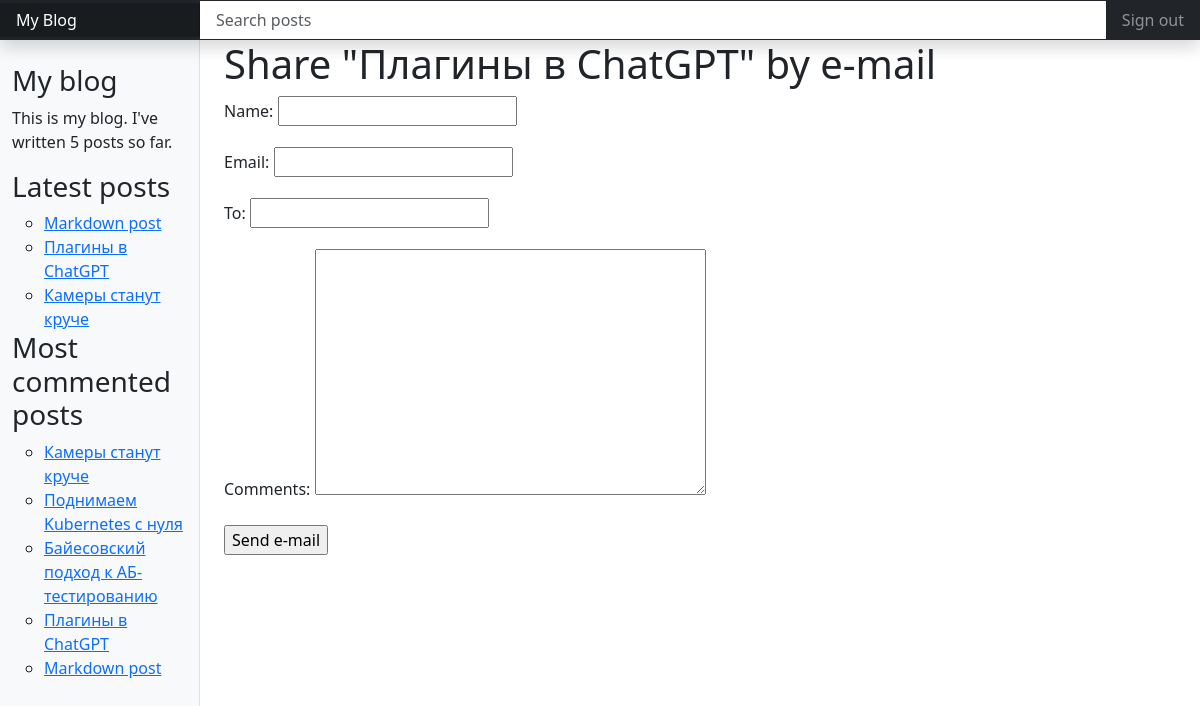
/blog/5/share/, run on the app's committed database.
### blog/models.py (models this page shows, shortened)
class Post(models.Model):
    STATUS_CHOICES = (
        ('draft', 'Draft'),
        ('published', 'Published'),
    )
    title = models.CharField(max_length=250)
    slug = models.SlugField(max_length=250, unique_for_date='publish')
    author = models.ForeignKey(User, on_delete=models.CASCADE, related_name='blog_posts')
    body = models.TextField()
    publish = models.DateTimeField(default=timezone.now)
    created = models.DateTimeField(auto_now_add=True)
    updated = models.DateTimeField(auto_now=True)
    status = models.CharField(max_length=10, choices=STATUS_CHOICES, default='draft')
    tags = TaggableManager()
    class Meta:
        ordering = ('-publish',)
    def get_absolute_url(self):
        return reverse('blog:post_detail',
                       args=[self.publish.year,
                             self.publish.strftime('%m'),
                             self.publish.strftime('%d'),
                             self.slug])

### blog/views.py (the view)
# urls.py: path('<post_id>/share/', post_share, name='post_share'),
def post_share(request, post_id):
    post = get_object_or_404(Post, id=post_id, status='published')
    sent = False
    if request.method == 'POST':
        form = EmailPostForm(request.POST)
        if form.is_valid():
            cd = form.cleaned_data
            post_url = request.build_absolute_uri(post.get_absolute_url())
            subject = f"{cd['name']} ({cd['email']}) recommends you reading \"{post.title}\""
            message = f"Read '{post.title}' at {post_url}\n\n{cd['name']}\'s comments: {cd['comments']}"
            send_mail(subject, message, 'axkxd@myblog.com',[cd['to']])
            sent = True
    else:
        form = EmailPostForm()
    context = {
        'post': post,
        'form': form,
        'sent': sent,
        }
    return render(request, 'blog/post/share.html', context)

### blog/forms.py
class EmailPostForm(forms.Form):
    name = forms.CharField(max_length=25)
    email = forms.EmailField()
    to = forms.EmailField()
    comments = forms.CharField(required=False, widget=forms.Textarea)

### blog/templatetags/blog_tags.py (called while the page is built)
@register.simple_tag
def total_posts():
    return Post.objects.filter(status='published').count()

@register.inclusion_tag('blog/post/latest_posts.html')
def show_latest_posts(count=5):
    latest_posts = Post.objects.filter(status='published').order_by('-publish')[:count]
    return {'latest_posts': latest_posts}

@register.simple_tag
def get_most_commented_posts(count=5):
    return Post.objects.filter(status='published').annotate(total_comments=Count('comments')).order_by('-total_comments')[:count]

### blog/templates/blog/post/share.html (shortened to what this page needs)
{% extends "blog/base.html" %}
{% block content %}
    {% if sent %}
        <h1>E-mail successfully sent</h1>
        <p>
            "{{ post.title }}" was successfully sent to "{{ form.cleaned_data.to }}".
        </p>
    {% else %}
        <h1>Share "{{ post.title }}" by e-mail</h1>
        <form action="." method="post">
            {{ form.as_p }}
            <input type="submit" value="Send e-mail">
        </form>
    {% endif %}
{% endblock %}

### blog/templates/blog/base.html (shortened to what this page needs)
{% load blog_tags %}
<!DOCTYPE html>
<html lang="ru">
<head>
    <link rel="stylesheet" href="https://cdn.jsdelivr.net/npm/bootstrap@4.6.2/dist/css/bootstrap.min.css">
    {% load static %}
    <link rel="stylesheet" href="{% static 'css/blog.css' %}">
</head>
<body>
    <header class="navbar navbar-dark sticky-top bg-dark flex-md-nowrap p-0 shadow">
        <a class="navbar-brand col-md-3 col-lg-2 me-0 px-3 fs-6" href="#">My Blog</a>
        <input class="form-control form-control-dark w-100 rounded-0 border-0" type="text" placeholder="Search posts" aria-label="Search">
        <div class="navbar-nav">
            <div class="nav-item text-nowrap">
            <a class="nav-link px-3" href="#">Sign out</a>
            </div>
        </div>
    </header>
    <div class="container-fluid">
        <div class="row">
            <nav id="sidebarMenu" class="col-md-3 col-lg-2 d-md-block bg-body-tertiary sidebar collapse">
                <div class="position-sticky pt-3 sidebar-sticky">
                    <ul class="nav flex-column">
                        <h3>My blog</h3>
                        <p>This is my blog. I've written {% total_posts %} posts so far.</p>
                        <h3>Latest posts</h3>
                        {% show_latest_posts 3 %}
                        <h3>Most commented posts</h3>
                        {% get_most_commented_posts as most_commented_posts %}
                        <ul>
                            {% for post in most_commented_posts %}
                            <li>
                                <a href="{{ post.get_absolute_url }}">{{ post.title }}</a>
                            </li>
                            {% endfor %}
                        </ul>
                    </ul>
                </div>
            </nav>
        </div>
    </div>
    <main class="col-md-9 ms-sm-auto col-lg-10 px-md-4">
        {% block content %}
        {% endblock %}
    </main>
</body>
</html>

### blog/templates/blog/post/latest_posts.html
<ul>
    {% for post in latest_posts %}
    <li>
        <a href="{{ post.get_absolute_url }}">{{ post.title }}</a>
    </li>
    {% endfor %}
</ul>

### data on the page
Post: title "Markdown post"
Post: title "Плагины в ChatGPT"
Post: title "Камеры станут круче"
Post: title "Поднимаем Kubernetes с нуля"
Post: title "Байесовский подход к АБ-тестированию"
